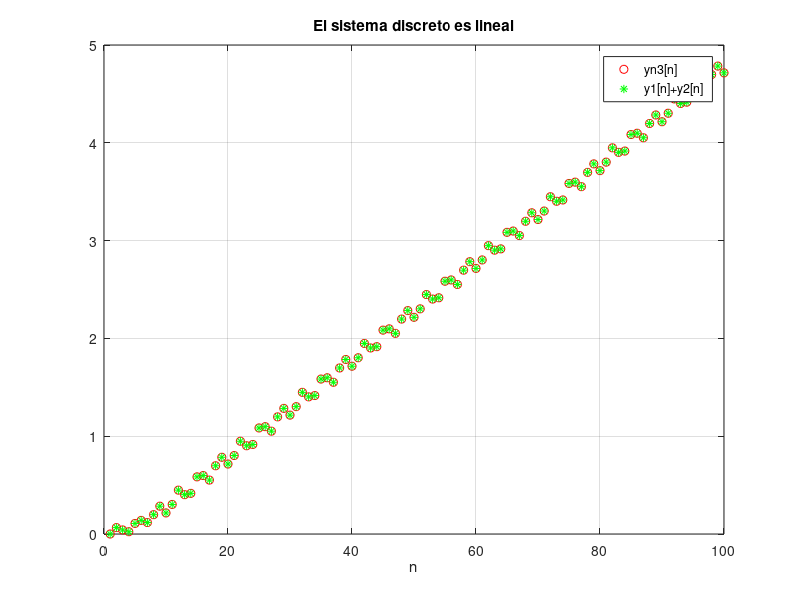

Write MATLAB code to recreate this figure.
clear;clf;clc;
% -----------------------------------------------------------
% Verificación de la linealidad de un sistema discreto
% Determinar si el sistema:
% y[n]=1/M{x[n]+x[n-1]+...+x[n-M-1]} es lineal
% -----------------------------------------------------------
% Generamos 2 secuencia arbitrarias con los mismos elementos
N=100;
nn=0:N-1;
xn1=0.5*nn;
xn2=sin(2*pi*0.3*nn);
%
% Generamos las salidas para cada una de las entradas
alfa1=0.1;
alfa2=0.5;
M = 8; % Número de puntos para evaluación del promedio
num = ones(1,M);
% Cálculo del Promedio Móvil
% yn1[n] = T{alfa1*xn1[n]}
yn1 =filter(num,1,alfa1*xn1)/M;
% yn2[n] = T{alfa2*xn2[n]}
yn2 =filter(num,1,alfa2*xn2)/M; 
% Generamos una secuencia que sea una combinación lineal de ambas
% x3[n] = alfa1*x1[n] + alfa2*x2[n]
xn3 = alfa1*xn1+alfa2*xn2; 
%
% Ahora calculamos la salida para la entrada x3[n]
% yn3[n] = T{xn3[n]} = T{alfa1*xn1[n] + alfa2*xn2[n]}
yn3 = filter(num,1,xn3)/M; % Cálculo del Promedio Móvil;
%
% Dibujo de las salidas
% Dibujo de la salida de la suma de las entradas independientes.
plot(yn3,'ro');grid;
hold on
% Dibujo de la suma de las salidas independientes
% yn3s = T{alfa1*xn1[n]} + {alfa2*xn2[n]}
yn3s = yn1 + yn2;
plot(yn3s','g*');
title('El sistema discreto es lineal')
xlabel('n')
legend('yn3[n]','y1[n]+y2[n]');
